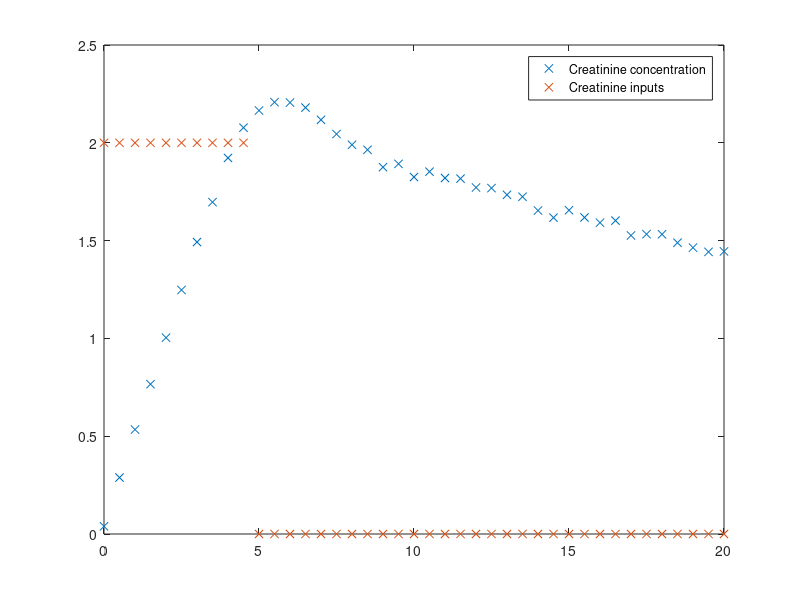

The MATLAB source for this figure:
%% INTEGRAL METHOD
clear; clc; close all

%% LOAD DATA
data = load("IM_data/IM_Data_1.mat")
t = data.t
U = data.U
C = data.C

delta_t = t(2)-t(1)
V = 4 % [L]

%% SET TRAPEZIUM INTERVAL
trapezium_interval = 2 % larger interval can lose information if rapid changes are present, i.e. occuring inside the interval
n = length(t)

%% PLOT
plot(t, [C U], 'x')
hold on

legend("Creatinine concentration", "Creatinine inputs")

X = zeros(n,1);
Y = zeros(n,1);

%% MAIN LOOP
for i = 1:n-trapezium_interval
    % sum the ends of the trapezium and then add everything in between
    C_trapezium = (0.5*delta_t)*(C(i) + C(i+trapezium_interval) + 2*sum(C(i+1:i+trapezium_interval-1)));

    C_difference = C(i+trapezium_interval) - C(i);

    U_trapezium = (0.5*delta_t)*(U(i) + U(i+trapezium_interval) + 2*sum(U(i+1:i+trapezium_interval-1)))/V;

    X(i,1) = -C_trapezium;
    Y(i,1) = C_difference - U_trapezium;
end

% K = inv(X'*X)*X'*Y
K = X\Y